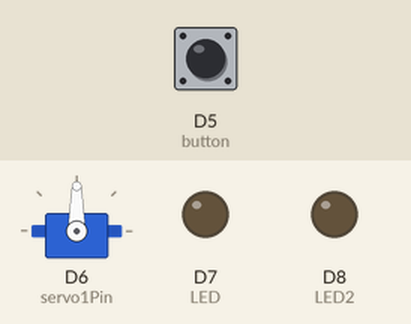
Bench run of a sketch on a simulated ESP8266 (NodeMCU). On the bench: servo, output pins drawn as LEDs (lit = HIGH). The test bench sets the inputs (shaded band); at power-on: D5 (button) HIGH. WiFi joins after 1.5 s; servers stay silent unless stated; what the sketch prints to the serial monitor is not drawn.

Above: at 0.2 s.
At 3.7 s:
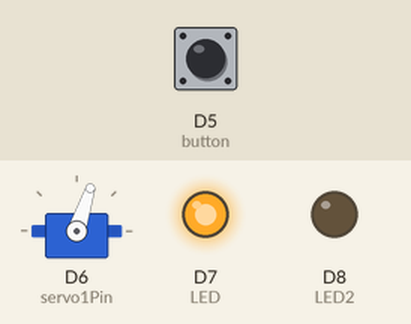
3.8 s: D5 (button) pulled LOW for 0.15 s
At 4.5 s:
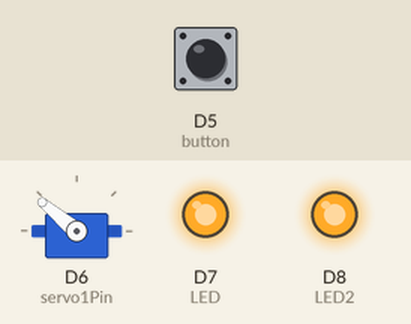
Timing chart, 0 to 6.8 s (numbered marks = the images above; inputs shaded):
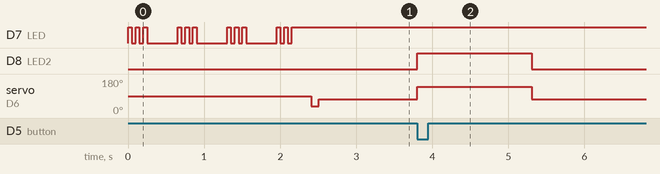

The sketch:

smartDoorWithUDP.ino
```cpp
#include <ESP8266WiFi.h>
#include <WiFiUDP.h>
#include <Servo.h>
#define servo1Pin D6
#define button D5
#define LED D7
#define LED2 D8
Servo servo;

unsigned long now = millis();
unsigned long lastTrigger = 0;
unsigned long lastTrigger1 = 0;
unsigned long triggerTimeout = 0;
boolean startTimer = false;
boolean startTimer1 = false;
#define timeSeconds 1.5
#define angle 140
#define timeout  10


int status = WL_IDLE_STATUS;
const char* ssid = "FtechAI"; //  your network SSID (name)
const char* pass = "Ft3ch#20@).DN";      // your network password
//const char* ssid = "HappiRoomPlus";
//const char* pass = "Dat160420";

unsigned int localPort = 5007;      // local port to listen for UDP packets

byte packetBuffer[512]; //buffer to hold incoming and outgoing packets

// A UDP instance to let us send and receive packets over UDP
WiFiUDP Udp;

void setup()
{
  // Open serial communications and wait for port to open:
  Serial.begin(115200);
  pinMode(button, INPUT_PULLUP);
  pinMode(LED, OUTPUT);
  pinMode(LED2, OUTPUT);


  servo.attach(servo1Pin); // NodeMCU D4 pin
  attachInterrupt(digitalPinToInterrupt(button), blink1, FALLING);
  blynkLed();
  //  while (!Serial) {
  //    ; // wait for serial port to connect. Needed for Leonardo only
  //  }

  // setting up Station AP
  WiFi.begin(ssid, pass);

  // Wait for connect to AP
  Serial.print("[Connecting]");
  Serial.print(ssid);
  int tries = 0;
  bool statusLed = true;
  while (WiFi.status() != WL_CONNECTED) {
    delay(400);
    blynkLed();
    Serial.print(".");
    tries++;
    if (tries > 30) {
      digitalWrite(LED, 0);
      break;
    }
  }
  if ( WiFi.status())
  {
    digitalWrite(LED, 1);
  }
  Serial.println();

  printWifiStatus();

  Serial.println("Connected to wifi");
  Serial.print("Udp server started at port ");
  Serial.println(localPort);
  Udp.begin(localPort);

  delay(200);
  servo.write(36);
  delay(100);
  servo.write(36 * 2);
}

void loop()
{
  if ( WiFi.status() != WL_CONNECTED)
  {
    digitalWrite(LED, 0);
  }
  else
  {
    digitalWrite(LED, 1);
  }
  printWifiStatus();
  Serial.println("Connected to wifi");
  Serial.print("Udp server started at port ");
  Serial.println(localPort);
  int noBytes = Udp.parsePacket();
  if ( noBytes ) {
    //    Serial.print(millis() / 1000);
    //    Serial.print(":Packet of ");
    //    Serial.print(noBytes);
    //    Serial.print(" received from ");
    //    Serial.print(Udp.remoteIP());
    //    Serial.print(":");
    //    Serial.println(Udp.remotePort());
    // We've received a packet, read the data from it
    Udp.read(packetBuffer, noBytes); // read the packet into the buffer

    // display the packet contents in HEX

    for (int i = 1; i <= noBytes; i++) {
      Serial.print(packetBuffer[i - 1], HEX);
      Serial.println("value");
      Serial.println(packetBuffer[i - 1]);
      if ( packetBuffer[i - 1] == 48 && startTimer1 == false && startTimer == false)
      {
        servo.write(angle);
        digitalWrite(LED2, 1);
        startTimer1 = true;
        lastTrigger1 = millis();
        Serial.println("Vao day roi hehe");
      }


      //      if (i % 32 == 0) {
      //        Serial.println();
      //      }
      //      else Serial.print(' ');
    } // end for
    //    Serial.println();
  } // end if
  now = millis();
  if (startTimer && (now - lastTrigger > (timeSeconds * 1000))) {
    Serial.println("Motion stopped...");
    servo.write(36 * 2);
    startTimer = false;
    digitalWrite(LED2, 0);
  }
  else if (startTimer1 && (now - lastTrigger1 > (timeSeconds * 1000))) {
    Serial.println("Motion stopped...");
    servo.write(36 * 2);
    startTimer1 = false;
    digitalWrite(LED2, 0);
  }

}

void printWifiStatus() {
  // print the SSID of the network you're attached to:
  Serial.print("SSID: ");
  Serial.println(WiFi.SSID());

  // print your WiFi shield's IP address:
  IPAddress ip = WiFi.localIP();
  Serial.print("IP Address: ");
  Serial.println(ip);
}


ICACHE_RAM_ATTR void blink1() {
  if (startTimer1 == false && startTimer == false )
  {
    servo.write(angle);
    digitalWrite(LED2, 1);
    startTimer = true;
    lastTrigger = millis();
  }

}

void sendPacket(char* IP, int localPort)
{
  Udp.beginPacket("192.168.4.1", localPort);
  Udp.write("Hello");
  Udp.endPacket();
  delay(10);
}
void blynkLed()
{
  digitalWrite(LED, 0);
  digitalWrite(LED, 1);
  delay(50);
  digitalWrite(LED, 0);
  delay(50);
  digitalWrite(LED, 1);
  delay(50);
  digitalWrite(LED, 0);
  delay(50);
  digitalWrite(LED, 1);
  delay(50);
  digitalWrite(LED, 0);
}
```

Measured:
- after the input at 3.8 s, D8 (LED2): LOW → HIGH at once, → LOW 1.5 s later; servo on D6 (servo1Pin): 72° → 140° at once, → 72° 1.5 s later
